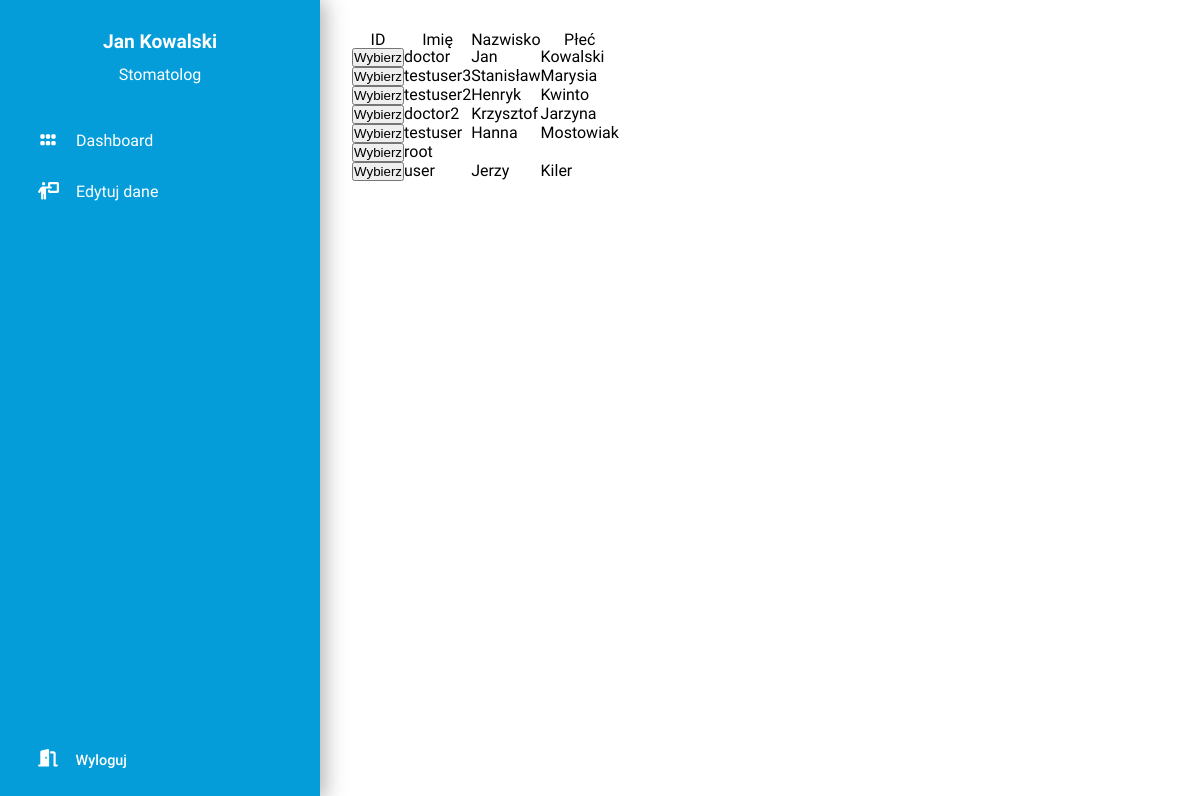
/pages/edit_users.php (signed in), run on the app's committed database.
### tables this page shows
CREATE TABLE `users` (
  `id` varchar(13) NOT NULL,
  `firstname` varchar(255) NOT NULL,
  `lastname` varchar(255) NOT NULL,
  `username` varchar(30) NOT NULL,
  `email` varchar(255) NOT NULL,
  `password` varchar(255) NOT NULL,
  `gender` enum('m','f','o') NOT NULL,
  `is_admin` enum('0','1') NOT NULL,
  `is_doctor` enum('0','1') NOT NULL,
  `created_at` date NOT NULL
);

### includes/layout/edit_form_admin.php (the view, shortened to what this page needs)
<?php
    require_once(dirname(__DIR__) . '../helpers/db.php');
?>
<?php
    $sql = 'SELECT * FROM users';
    $stmt = $db_conn->prepare($sql);
    $stmt->execute();
    $users = $stmt->fetchAll();
?>
<div class="dashboard">
    <div class="dashboard__sidebar">
        <?php include_once(dirname(__DIR__) . '../layout/sidebar.php'); ?>
    </div>
    <div class="dashboard__content">
        <div class="info">
            <table>
                <tr>
                    <th>ID</th>
                    <th>Imię</th>
                    <th>Nazwisko</th>
                    <th>Płeć</th>
                </tr>
                <?php foreach ($users as $user): ?>
                <tr>
                    <td>
                        <form method="get">
                            <button name="lista" type="submit">Wybierz</button>
                        </form>
                    </td>
                    <td><?php echo $user['username']; ?></td>
                    <td><?php echo $user['firstname']; ?></td>
                    <td><?php echo $user['lastname']; ?></td>
                </tr>
                <?php endforeach; ?>
            </table>
        </div>
    </div>
</div>

### includes/layout/sidebar.php (shortened to what this page needs)
<?php
  include_once(dirname(__DIR__) . '/helpers/db.php');
  $stmt = $db_conn->query('SELECT firstname, lastname FROM users WHERE id="' . $_SESSION['uid'] . '"');
?>
<div class="sidebar">
  <div class="sidebar__details">
    <div class="sidebar__profile">
      <p class="sidebar__username">
        <?php
          while ($row = $stmt->fetch()) {
            if (isset($row['firstname']) AND $row['firstname'] != '' AND isset($row['lastname']) AND $row['lastname'] != '') {
              echo $row['firstname'] . ' ' . $row['lastname'];
            } else echo $_SESSION['username'];
          }
        ?>
      </p>
      <p class="sidebar__role">
        <?php if ((int)$_SESSION['is_admin'] == 1) : ?>
          <span>Administrator</span>
        <?php else : ?>
          <span>
            <?=(int)$_SESSION['is_doctor'] == 1
              ? 'Stomatolog'
              : ($_SESSION['is_admin'] == 0
                ? 'Użytkownik'
                : ''
              )
            ?>
          </span>
        <?php endif; ?>
      </p>
    </div>
  </div>
  <div class="sidebar__menu">
    <a href="/system-rejestracji/index.php" class="sidebar__option">
      <i class="text-icon-right fa-solid fa-grip"></i>
      Dashboard
    </a>
    <?php if ($_SESSION['is_admin'] == '0') : ?>
    <a href="/system-rejestracji/pages/edit_info.php" class="sidebar__option">
      <i class="text-icon-right fa-solid fa-person-chalkboard"></i>
      Edytuj dane
    </a>
    <?php endif; ?>
  </div>
  <div class="sidebar__logout">
    <a href="/system-rejestracji/includes/auth/logout.php">
      <i class="text-icon-right fa-solid fa-door-open"></i>
      Wyloguj
    </a>
  </div>
</div>

### data on the page
users: firstname "Jan", lastname "Kowalski", username "doctor"
users: username "testuser3", firstname "Stanisław", lastname "Marysia"
users: username "testuser2", firstname "Henryk", lastname "Kwinto"
users: username "doctor2", firstname "Krzysztof", lastname "Jarzyna"
users: username "testuser", firstname "Hanna", lastname "Mostowiak"
users: username "root"
users: username "user", firstname "Jerzy", lastname "Kiler"
